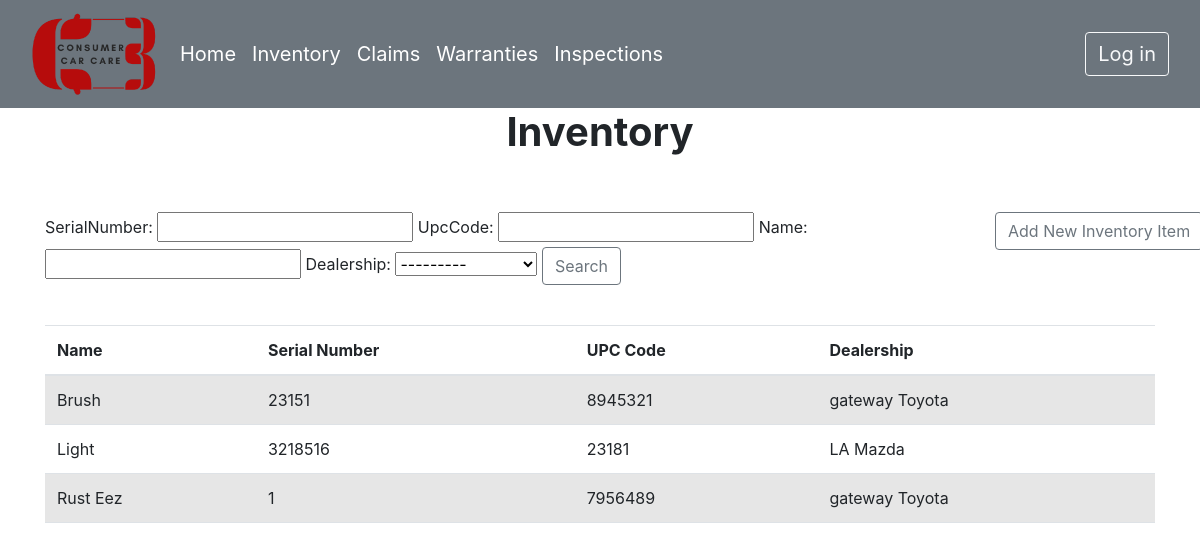
Screenshot of /inventory/ with the database file from the repository.
### enterprises/models.py (models this page shows, shortened)
class Dealership(models.Model):
    name = models.CharField(max_length=30)
    address = models.CharField(max_length=80)
    phoneNumber = models.IntegerField()
    def __str__(self):
        return(str(self.name))

class Inventory(models.Model):
    serialNumber = models.IntegerField()
    upcCode = models.IntegerField()
    name = models.CharField(max_length=30)
    dealership = models.ForeignKey(Dealership,on_delete=models.SET_NULL,null=True)

### enterprises/views.py (the view)
# urls.py: path('inventory/', views.inventory, name='inventory'),
def inventory(request):
    inventoryList=Inventory.objects.order_by('name')
    myFilter = InventoryFilter(request.GET, queryset=inventoryList)
    inventoryList = myFilter.qs
    context={'inventories':inventoryList, 'myFilter':myFilter}
    return render(request, 'enterprises/inventory.html', context)

### enterprises/templates/enterprises/inventory.html (shortened to what this page needs)
{% extends "enterprises/base.html" %}
{% block content %}
<link rel="stylesheet" href="https://stackpath.bootstrapcdn.com/bootstrap/4.1.2/css/bootstrap.min.css">
<link rel="stylesheet" type="text/css" href="https://use.fontawesome.com/releases/v5.6.3/css/all.css">
<div class="container">
  <h1 style="font-weight: bold; text-align: center;">Inventory</h1>
<br />
<br />
<div class="row">
  <div class="col-9">
      <form>
          <div class="form-group">
              {{myFilter.form}}
          <button class="btn btn-outline-secondary" type="submit">Search</button>
          </div>
      </form>
  </div>
  <div class="col-1"></div>
  <div class="col-2">
      <a href="{% url 'enterprises:newInventory' %}">
          <button class="btn btn-outline-secondary">Add New Inventory Item</button>
      </a>
  </div>
</div>
<br />
<table class="table  table-striped" style="width:100%">
<thead>
    <tr>
      <th scope="col">Name</th>
      <th scope="col">Serial Number</th>
      <th scope="col">UPC Code</th>
      <th scope="col">Dealership</th>
    </tr>
  </thead>
  <tbody>
    {% for inventory in inventories %}
            <tr>
                <td>{{inventory.name}}</td>
                <td>{{inventory.serialNumber}}</td>
                <td>{{inventory.upcCode}}</td>
                <td>{{inventory.dealership}}</td>
            </tr>
        {% endfor %}
      </tbody>
    </table>
{% endblock content %}

### rows the page displays
Inventory: name "Brush", serialNumber "23151", upcCode "8945321", dealership "gateway Toyota"
Inventory: name "Light", serialNumber "3218516", upcCode "23181", dealership "LA Mazda"
Inventory: name "Rust Eez", serialNumber "1", upcCode "7956489", dealership "gateway Toyota"
